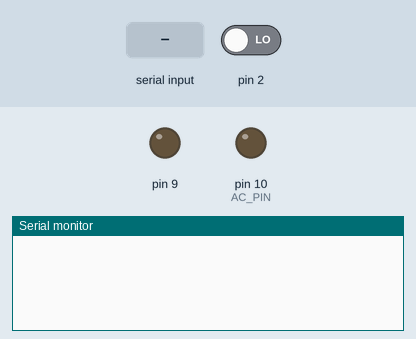
A sketch run on a simulated Arduino Uno, built with avr-gcc and run on an emulated ATmega328P. Parts: output pins drawn as LEDs (lit = HIGH), the last lines printed to the serial monitor. The test bench sets the inputs (shaded band); at power-on: pin 2 LOW.

Above: at 1.2 s.
1.3 s: "90,45\n" received over Serial
At 2.0 s:
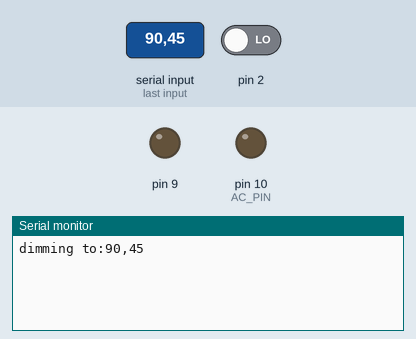
2.8 s: "5\n" received over Serial
At 4.2 s:
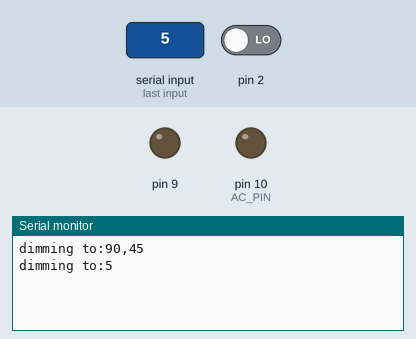

The sketch:

Single_Channel_Dimmer_Controller.ino
```cpp
 /*

  By Spa Electronics 09/06/2018

*/
#include <TimerOne.h>
// FOUND THAT USING TRIAL AND ERROR GIVES ME THE BEST VALUES..
#define DIM_MAX_MICROS 6800
#define BRIGHT_MAX_MICROS 5128//3400 //5128
#define FULL_ON_MARGIN_MICROS 50
#define INTERRUPT 0
#define AC_PIN 10
int offTime = DIM_MAX_MICROS;
String inputString = "";
boolean stringComplete = false;

void serialEvent() {
  //Excpecting 0-100 from the input to end with new line
  while (Serial.available()) {
    char inChar = (char)Serial.read();
    inputString += inChar;
    if (inChar == '\n') {
      stringComplete = true;
    }
  }
}

void zero_cross_detect() {
  Timer1.restart(); // sync with zero cross detect
  Timer1.attachInterrupt(nowIsTheTime, offTime);
}

void nowIsTheTime() {
  if (offTime < DIM_MAX_MICROS) // FULL OFF?
    digitalWrite(AC_PIN, HIGH);
  if (offTime > (BRIGHT_MAX_MICROS + FULL_ON_MARGIN_MICROS)) // FULL ON?
    digitalWrite(AC_PIN, LOW);
}

void setup() {
  inputString.reserve(100);
  Serial.begin(9600);
  pinMode(AC_PIN, OUTPUT);    // Set the Triac pin as output
  attachInterrupt(INTERRUPT, zero_cross_detect, RISING);
  Timer1.initialize(DIM_MAX_MICROS);
  Timer1.disablePwm(9);
  Timer1.disablePwm(10);
}

void loop() {    // Non time sensitive tasks - ie. read the serial port
  if (stringComplete) {
    Serial.print("dimming to:");
    Serial.println(inputString);
    offTime = map(inputString.toInt(), 0, 100, DIM_MAX_MICROS, BRIGHT_MAX_MICROS);
    // clear the string:
    inputString = "";
    stringComplete = false;
  }
}
```

Measured:
- after the input at 1.3 s, the serial monitor: prints a new line at once (image 1)
- after the input at 2.8 s, the serial monitor: prints a new line at once (image 2)
